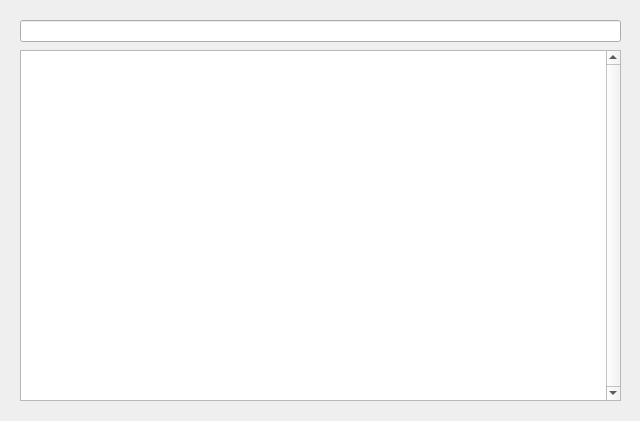
<?xml version="1.0" encoding="UTF-8"?>
<ui version="4.0">
 <class>ConsoleDialog</class>
 <widget class="QDialog" name="ConsoleDialog">
  <property name="geometry">
   <rect>
    <x>0</x>
    <y>0</y>
    <width>640</width>
    <height>421</height>
   </rect>
  </property>
  <property name="windowTitle">
   <string>Console</string>
  </property>
  <widget class="HistoryLineEdit" name="input">
   <property name="geometry">
    <rect>
     <x>20</x>
     <y>20</y>
     <width>601</width>
     <height>22</height>
    </rect>
   </property>
  </widget>
  <widget class="QPlainTextEdit" name="output">
   <property name="geometry">
    <rect>
     <x>20</x>
     <y>50</y>
     <width>601</width>
     <height>351</height>
    </rect>
   </property>
   <property name="font">
    <font>
     <family>Courier New</family>
     <pointsize>11</pointsize>
    </font>
   </property>
   <property name="verticalScrollBarPolicy">
    <enum>Qt::ScrollBarAlwaysOn</enum>
   </property>
   <property name="horizontalScrollBarPolicy">
    <enum>Qt::ScrollBarAlwaysOff</enum>
   </property>
   <property name="readOnly">
    <bool>true</bool>
   </property>
   <property name="plainText">
    <string/>
   </property>
  </widget>
 </widget>
 <customwidgets>
  <customwidget>
   <class>HistoryLineEdit</class>
   <extends>QLineEdit</extends>
   <header>historylineedit.h</header>
  </customwidget>
 </customwidgets>
 <tabstops>
  <tabstop>input</tabstop>
  <tabstop>output</tabstop>
 </tabstops>
 <resources/>
 <connections/>
</ui>
